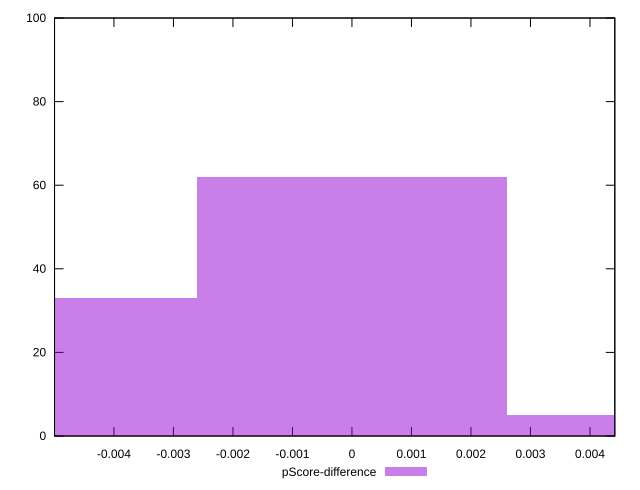

The gnuplot source for this figure:
reset

$pScoreDifference <<EOF
-0.005224257383937661 33
0 62
0.005224257383937661 5
EOF

set key outside below
set boxwidth 0.005224257383937661
set xrange [-0.004998513858506415:0.004417884468215949]
set yrange [0:100]
set trange [0:100]
set style fill transparent solid 0.5 noborder
set terminal svg size 640, 490 enhanced background rgb 'white'
set output "reports/report_00031_2021-02-24T23-18-18.084Z/interactive/samples/music/pScore-difference/histogram.svg"

plot $pScoreDifference title "pScore-difference" with boxes

reset
